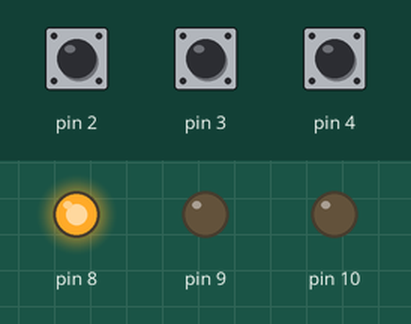
This sketch was run on a simulated Arduino Uno, built with avr-gcc and run on an emulated ATmega328P. Parts: output pins drawn as LEDs (lit = HIGH). Inputs (shaded band) come from the test bench; at power-on: pin 2 HIGH, pin 4 HIGH, pin 3 HIGH.

Above: at 3.2 s.
3.3 s: pin 2 pulled LOW for 1 s
At 3.45 s:
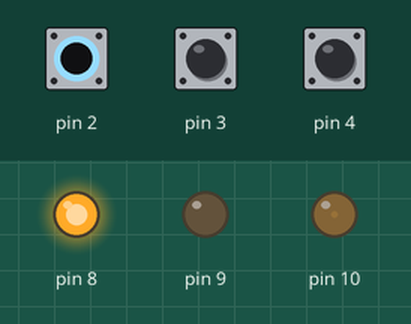
6.3 s: pin 4 pulled LOW for 0.15 s
At 7.2 s:
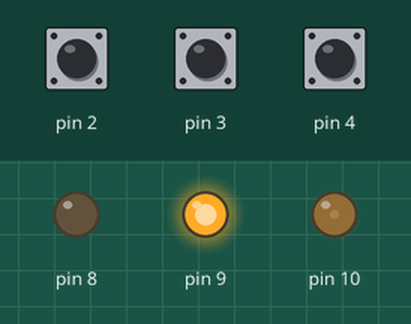
8.4 s: pin 3 pulled LOW for 1 s
At 8.55 s:
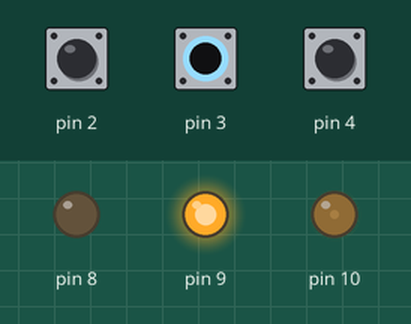
11.4 s: pin 2 pulled LOW for 3.2 s
At 15.4 s:
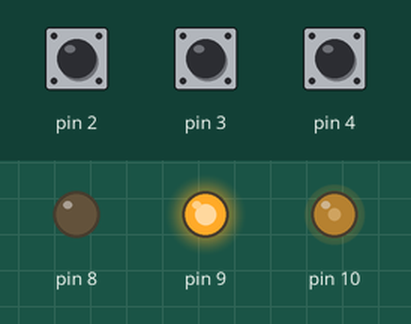
16.1 s: pin 4 pulled LOW for 1 s
At 18.5 s:
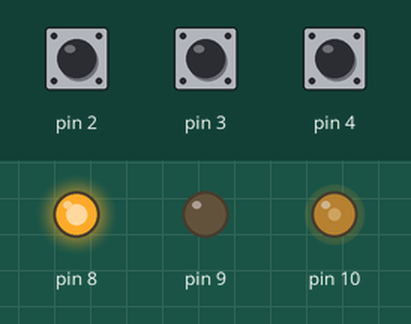
19.5 s: pin 2 pulled LOW for 3.2 s
At 24.0 s:
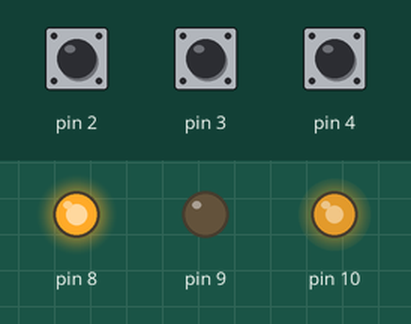
Timing chart, 0 to 25.2 s (numbered marks = the images above; inputs shaded):
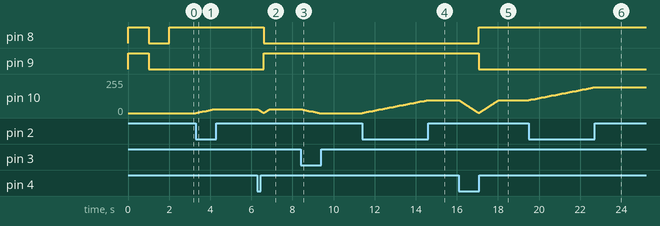

Measured:
- after the input at 3.3 s, pin 10: moves from 0/255 to 30/255 over 0.90 s, starting at once
- after the input at 6.3 s, pin 8: HIGH → LOW after 0.30 s; pin 9: LOW → HIGH after 0.30 s
- after the input at 8.4 s, pin 10: moves from 29/255 to 0/255 over 0.90 s, starting at once
- after the input at 11.4 s, pin 10: moves from 0/255 to 96/255 over 3.1 s, starting at once
- after the input at 16.1 s, pin 8: LOW → HIGH after 0.96 s; pin 9: HIGH → LOW after 0.96 s
- after the input at 19.5 s, pin 10: moves from 95/255 to 192/255 over 3.1 s, starting at once

The sketch:

Tr.ino
```cpp
#define Up 0
#define Down 1

byte Work = 0, dir = 0, st = 0;
int SpeedValue = 0, RealSpeed = 0;

void fastpwm()
{

}

void ChangeDir()
{
  analogWrite(10, 0);
  fastpwm();
  if(dir == 0)
  {
    digitalWrite(8,LOW);
    digitalWrite(9,HIGH);
    dir = 1;
  }
  else
  {
    digitalWrite(8,HIGH);
    digitalWrite(9,LOW);
    dir = 0;
  }
}

void Speed(byte sp)
{
  if(sp == Up)
  {
    for(int i = 0; i<SpeedValue; i++)
    {
      analogWrite(10, i);
      fastpwm();
      delay(10);
    }
    RealSpeed = SpeedValue;
  }
  if(sp == Down)
  {
    for(int j = SpeedValue; j>0; j--)
    {
      analogWrite(10, j);
      fastpwm();
      delay(10);
    }
    RealSpeed = SpeedValue;
  }
}

void setup() {
  // put your setup code here, to run once:

  TCCR1A = 0b00000001;
  TCCR1B = 0b00001001;

  analogWrite(10, RealSpeed);
  fastpwm();

  pinMode(2,INPUT);
  pinMode(3,INPUT);
  pinMode(4,INPUT);

  pinMode(8,OUTPUT);
  pinMode(9,OUTPUT);

  digitalWrite(2,HIGH);
  digitalWrite(3,HIGH);
  digitalWrite(4,HIGH);

  digitalWrite(8,HIGH);
  digitalWrite(9,HIGH);
  delay(1000);
  digitalWrite(9,LOW);
  digitalWrite(8,LOW);

  delay(1000);

  if(digitalRead(4) != 0)
  {Work =1; digitalWrite(8,HIGH);}
}

void loop() {

 if(digitalRead(4) == 0 && st == 0)
 {
   Speed(Down);
   ChangeDir();
   Speed(Up);
   st = 1;
 }
 else
 {
  if(digitalRead(4) == 1)
  {
    if(st == 1)
    {
       delay(100);
    }
    st = 0;
  }
 }
 if(Work == 1)
 {
    if(digitalRead(2) == 0)
    {
      if(SpeedValue + 3 <= 255)
      {
        SpeedValue += 3;
      }
      else
      {
        SpeedValue = 255;
      }
      RealSpeed = SpeedValue;
      analogWrite(10, RealSpeed);
      fastpwm();
      delay(100);
    }

    if(digitalRead(3) == 0)
    {
      if(SpeedValue - 3 >= 0)
      {
        SpeedValue -= 3;
      }
      else
      {
        SpeedValue = 0;
      }
      RealSpeed = SpeedValue;
      analogWrite(10, RealSpeed);
      fastpwm();
      delay(100);
    }
 }

}
```
